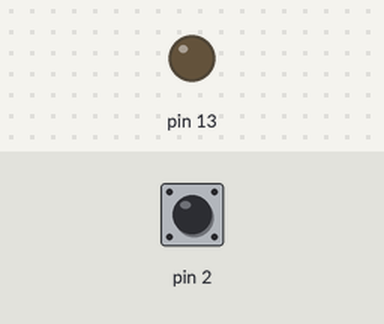
The sketch below on a simulated Arduino Uno, built with avr-gcc and run on an emulated ATmega328P. Shown: output pins drawn as LEDs (lit = HIGH). The test bench sets the inputs (shaded band); at power-on: pin 2 HIGH.

Above: at 1.2 s.
1.3 s: pin 2 pulled LOW for 0.15 s
At 2.3 s:
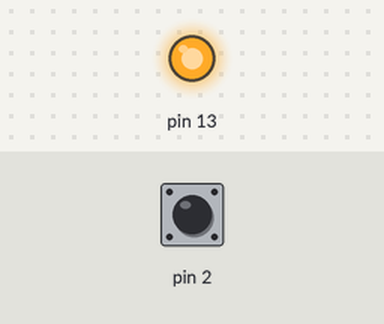
2.9 s: pin 2 pulled LOW for 1 s
At 3.5 s:
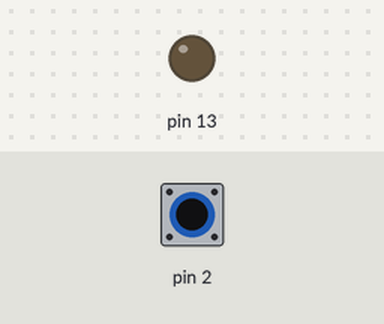
5.4 s: pin 2 pulled LOW for 3.2 s
At 6.6 s:
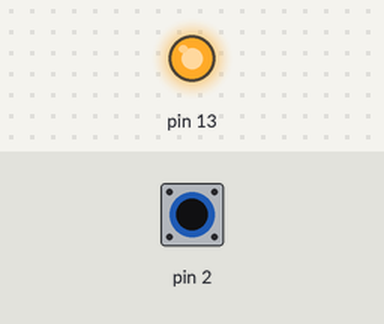
Timing chart, 0 to 8.4 s (numbered marks = the images above; inputs shaded):
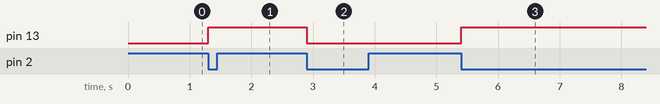

The sketch:

interrupt.ino
```cpp
volatile byte dao = 1,a=0;
void setup() {
  pinMode(13, OUTPUT);
  pinMode(2, INPUT_PULLUP);
  attachInterrupt(digitalPinToInterrupt(2), tho, FALLING);

}

void loop() {
  digitalWrite(13,a%2);

}
void  tho()
{
  a=a+1;
}
```

Measured:
- after the input at 1.3 s, pin 13: LOW → HIGH at once
- after the input at 2.9 s, pin 13: HIGH → LOW at once
- after the input at 5.4 s, pin 13: LOW → HIGH at once
